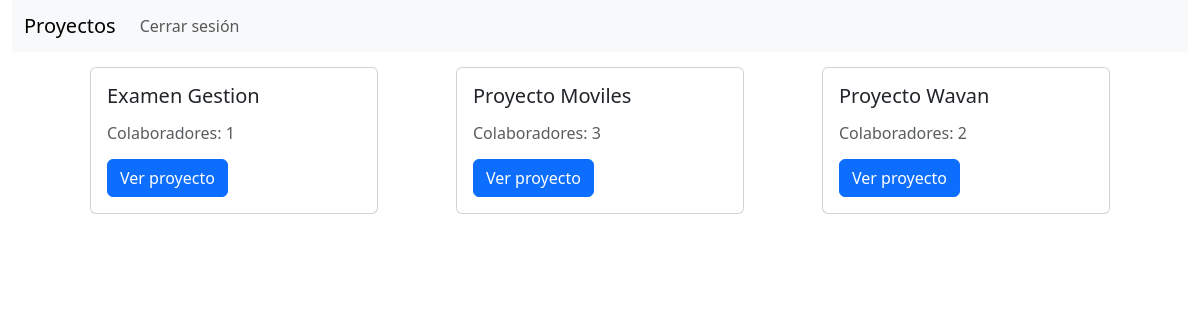
The page /proyectos/ (signed in) on the database its author committed.
### proyectos/models.py (models this page shows, shortened)
class Proyecto(models.Model):
    nombre_proyecto = models.CharField(max_length=100)
    usuarios = models.ManyToManyField(User, through='ProyectoUsuario')

### proyectos/views.py (the view)
# urls.py: path('', views.acceso_proyectos_guard, name='verProyectos'),
@login_required(login_url='login')
def acceso_proyectos_guard(request):
    usuario = request.user
    if ProyectoUsuario.tiene_proyectos(usuario=usuario):
        return index(request)
    if request.user.has_perm('proyectos.add_proyecto'):
        return redirect('crearProyecto')
    return render(request, 'ver_proyectos_vacio.html')

### proyectos/models.py (called while the page is built)
    def obtener_proyectos(usuario):
        return list(usuario.proyecto_set.all())

    def tiene_proyectos(usuario):
        return len(ProyectoUsuario.obtener_proyectos(usuario)) > 0

    def numero_colaboradores(id_proyecto):
        return ProyectoUsuario.objects.filter(id_proyecto=id_proyecto).count()

### proyectos/views.py (called while the page is built)
@login_required(login_url='login')
def index(request):
    usuario = request.user
    listaProyectos = ProyectoUsuario.obtener_proyectos(usuario=usuario)
    colaboradores = list(map(lambda proy: ProyectoUsuario.numero_colaboradores(proy.id) ,listaProyectos))
    datosProyectos = [(proy, num_colab) for proy, num_colab in zip(listaProyectos, colaboradores)]
    data = {
        'proyectos': listaProyectos,
        'datosProyectos': datosProyectos,
    }
    return render(request, 'ver_proyectos_base.html', data)

### proyectos/templates/ver_proyectos_base.html (shortened to what this page needs)
{% load bootstrap5 %}
<!DOCTYPE html>
<html lang="es">
<head>
    {% bootstrap_css %}
    {% load static %}
    <link rel="stylesheet" href="{% static 'styles_proyecto.css' %}">
</head>
<body class="container-fluid">
<nav class="navbar navbar-expand-lg navbar-light bg-light">
    <div class="container-fluid">
        <a class="navbar-brand" href="#">Proyectos</a>
        <div class="collapse navbar-collapse" id="navbarSupportedContent">
            <ul class="navbar-nav me-auto mb-2 mb-lg-0">
                <li class="nav-item">
                    <a class="nav-link" href="{% url 'cerrar_sesion' %}">Cerrar sesión</a>
                </li>
            </ul>
        </div>
    </div>
</nav>
<section class="container-fluid">
    {% block section %}
    <div class="card-grid">
        {% for item in datosProyectos %}
            <div class="card" style="width: 18rem;">
                <div class="card-body">
                <h5 class="card-title">{{item.0.nombre_proyecto}}</h5>
                <h6 class="card-subtitle my-3 text-muted">Colaboradores: {{item.1}}</h6>
                <a href={% url 'gantt' item.0.id %} class="btn btn-primary">Ver proyecto</a>
                </div>
            </div>
        {% endfor %}
    </div>
    {% endblock %}
</section>
</body>
</html>

### proyectos/static/styles_proyecto.css (style rules this page uses)
nav { height: 6.5vh; }
section { overflow: auto; height: 93.5vh; padding: 0 !important; }
.card-grid { display: flex; flex-direction: row; justify-content: space-evenly; align-items: flex-start; margin-top: 15px; flex-wrap: wrap; }

### rows shown on the page
Proyecto: nombre_proyecto "Examen Gestion", item "1"
Proyecto: nombre_proyecto "Proyecto Moviles", item "3"
Proyecto: nombre_proyecto "Proyecto Wavan", item "2"
